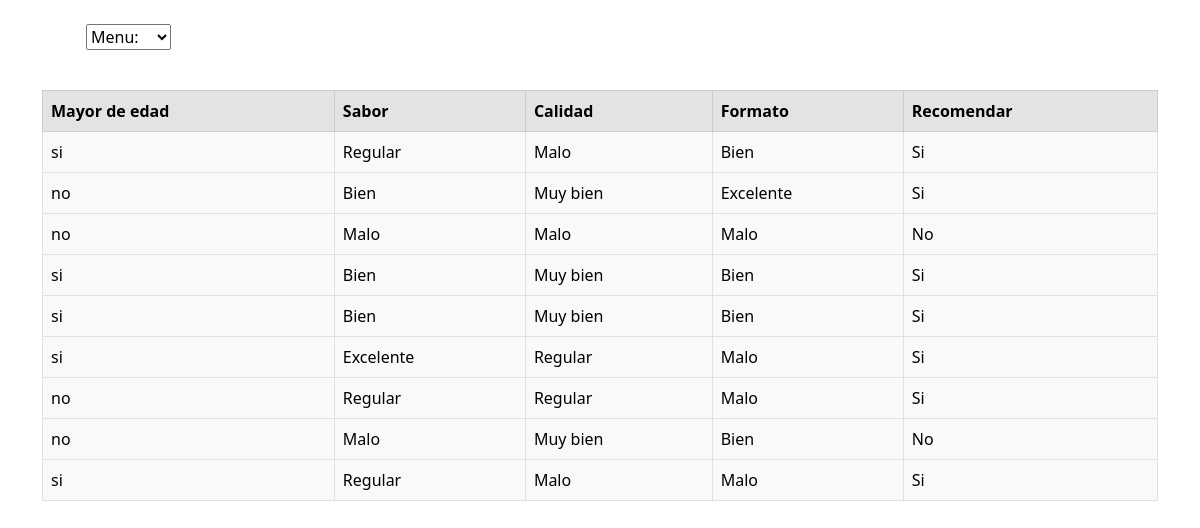
Page /tabla/ on the committed database.
### registro/models.py (models this page shows)
class Productos(models.Model):
    id = models.AutoField(primary_key=True)
    mayor_de_edad = models.CharField(max_length=2)
    sabor_p = models.CharField(max_length=10)
    calidad_p = models.CharField(max_length=10)
    formato_p = models.CharField(max_length=10)
    recomendar_p = models.CharField(max_length=2)

### registro/views.py (the view)
# urls.py: path('tabla/', views.tabla, name='tabla'),
def tabla(request):
    productos = Productos.objects.all()
    return render(request, 'templates/tabla.html', {'productos': productos})

### templates/tabla.html (shortened to what this page needs)
{% extends 'templates/base.html' %}
{% load static %}
{% block content %}
<div class="container">
  <table class="table table-bordered">
    <thead>
      <tr class="table-secondary">
        <th>Mayor de edad</th>
        <th>Sabor</th>
        <th>Calidad</th>
        <th>Formato</th>
        <th>Recomendar</th>
      </tr>
    </thead>
    <tbody>
      {% for producto in productos %}
      <tr class="table-light">
        <td>{{ producto.mayor_de_edad }}</td>
        <td>{{ producto.sabor_p }}</td>
        <td>{{ producto.calidad_p }}</td>
        <td>{{ producto.formato_p }}</td>
        <td>{{ producto.recomendar_p }}</td>
      </tr>
      {% endfor %}
    </tbody>
  </table>
</div>
{% endblock content %}

### templates/base.html (shortened to what this page needs)
{% load static %}
<!DOCTYPE html>
<html lang="en">
<head>
    <link rel="stylesheet" href="{% static 'css/bootstrap.min.css' %}">
</head>
<body>
    <header>
        <div class="container p-4">
            <nav class="menu">
                <ul>
                    <select id="menu" onchange="window.location.href=this.value">
                        <option value="#">Menu:</option>
                    </select>
                </ul>
            </nav>
        </div>
    </header>
    {% block content %}
    {% endblock content %}
</body>
</html>

### rows in the picture
Productos: mayor_de_edad "si", sabor_p "Regular", calidad_p "Malo", formato_p "Bien", recomendar_p "Si"
Productos: mayor_de_edad "no", sabor_p "Bien", calidad_p "Muy bien", formato_p "Excelente", recomendar_p "Si"
Productos: mayor_de_edad "no", sabor_p "Malo", calidad_p "Malo", formato_p "Malo", recomendar_p "No"
Productos: mayor_de_edad "si", sabor_p "Bien", calidad_p "Muy bien", formato_p "Bien", recomendar_p "Si"
Productos: mayor_de_edad "si", sabor_p "Bien", calidad_p "Muy bien", formato_p "Bien", recomendar_p "Si"
Productos: mayor_de_edad "si", sabor_p "Excelente", calidad_p "Regular", formato_p "Malo", recomendar_p "Si"
Productos: mayor_de_edad "no", sabor_p "Regular", calidad_p "Regular", formato_p "Malo", recomendar_p "Si"
Productos: mayor_de_edad "no", sabor_p "Malo", calidad_p "Muy bien", formato_p "Bien", recomendar_p "No"
Productos: mayor_de_edad "si", sabor_p "Regular", calidad_p "Malo", formato_p "Malo", recomendar_p "Si"
